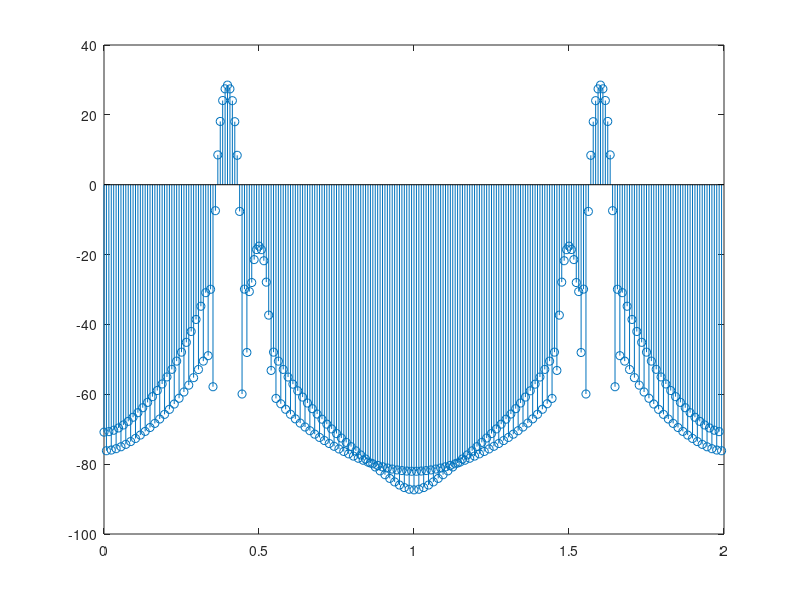

Reproduce this figure in MATLAB.
clc; close all; clear all;

load("Signal.mat");

% plot(x)

N = length(x);
% na tenhle signal dobrej blackman protoze slaba komponenta blizko silny
% rect by ji moc potlacil
win = blackman(N)';

% win = kaiser(N, 10)';

y = x.*win;

% doplneni nulama na 2*delka
nfft = 2*N;
Y = fft(y, nfft);
figure;
k = 0:nfft -1;
w_ax = 2*pi*k/nfft;
% log je kvuli preskalovani a lepsimu rozliseni
% prevod do decibel
stem(w_ax/pi, 20*log10(abs(Y)))